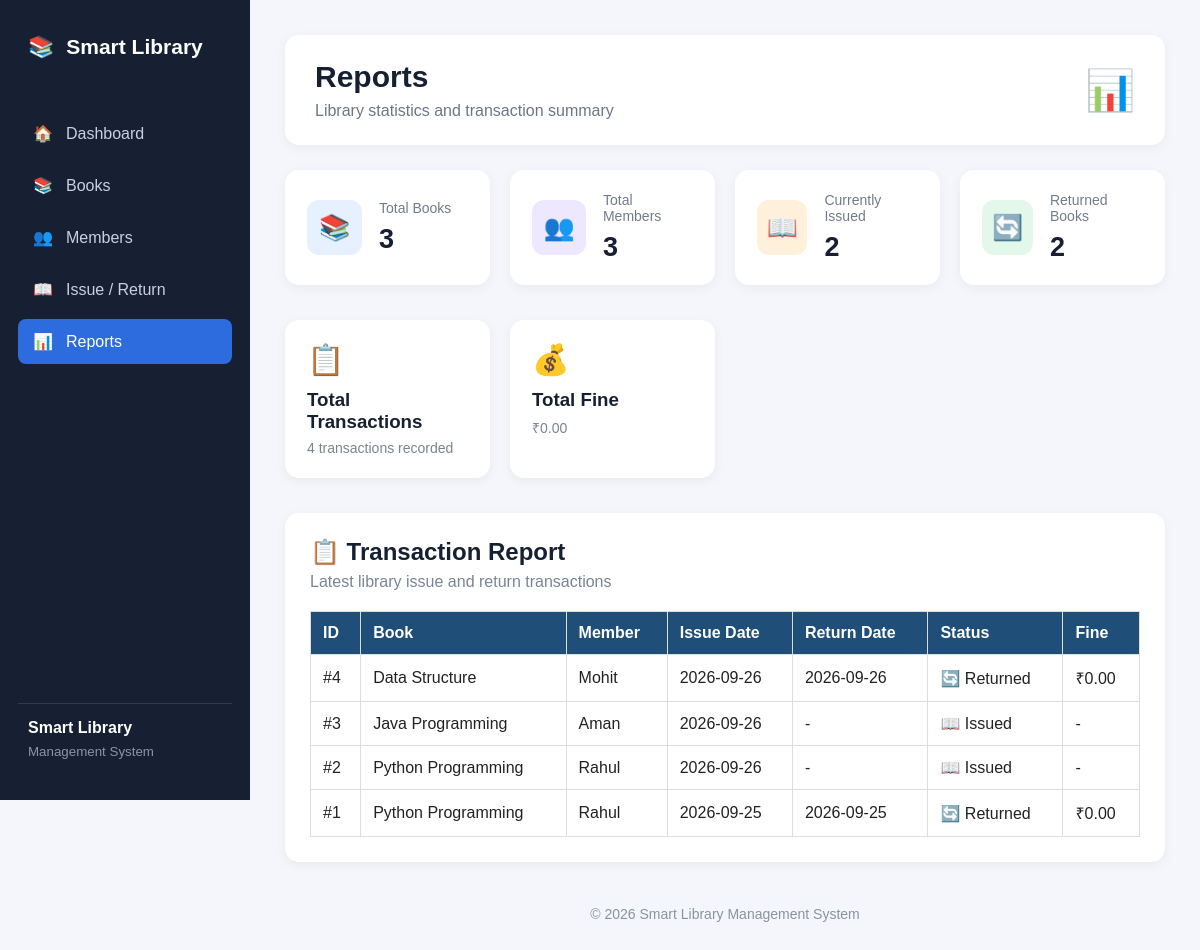
Page /reports on the committed database.
### tables this page shows
CREATE TABLE transactions (
            id INTEGER PRIMARY KEY AUTOINCREMENT,
            book_id INTEGER NOT NULL,
            member_id INTEGER NOT NULL,
            issue_date TEXT NOT NULL,
            return_date TEXT,
            status TEXT NOT NULL
        , fine REAL DEFAULT 0);

CREATE TABLE books (
            id INTEGER PRIMARY KEY AUTOINCREMENT,
            title TEXT NOT NULL,
            author TEXT NOT NULL
        );

CREATE TABLE members (
            id INTEGER PRIMARY KEY AUTOINCREMENT,
            name TEXT NOT NULL,
            email TEXT NOT NULL
        );

### app.py (the view)
@app.route("/reports")
def reports():
    conn = sqlite3.connect("library.db")
    cursor = conn.cursor()
    cursor.execute("SELECT COUNT(*) FROM books")
    total_books = cursor.fetchone()[0]
    cursor.execute("SELECT COUNT(*) FROM members")
    total_members = cursor.fetchone()[0]
    cursor.execute(
        "SELECT COUNT(*) FROM transactions WHERE status = 'Issued'"
    )
    issued_books = cursor.fetchone()[0]
    cursor.execute(
        "SELECT COUNT(*) FROM transactions WHERE status = 'Returned'"
    )
    returned_books = cursor.fetchone()[0]
    cursor.execute("SELECT COUNT(*) FROM transactions")
    total_transactions = cursor.fetchone()[0]
    cursor.execute("SELECT COALESCE(SUM(fine), 0) FROM transactions")
    total_fine = cursor.fetchone()[0]
    cursor.execute("""
        SELECT
            transactions.id,
            books.title,
            members.name,
            transactions.issue_date,
            transactions.return_date,
            transactions.status,
            transactions.fine
        FROM transactions
        JOIN books ON transactions.book_id = books.id
        JOIN members ON transactions.member_id = members.id
        ORDER BY transactions.id DESC
        LIMIT 10
    """)
    transactions = cursor.fetchall()
    conn.close()
    return render_template(
        "reports.html",
        total_books=total_books,
        total_members=total_members,
        issued_books=issued_books,
        returned_books=returned_books,
        total_transactions=total_transactions,
        total_fine=total_fine,
        transactions=transactions
    )

### templates/reports.html (shortened to what this page needs)
<!DOCTYPE html>
<html lang="en">
<head>
    <link rel="stylesheet" href="{{ url_for('static', filename='style.css') }}">
</head>
<body>
<div class="dashboard">
    <aside class="sidebar">
        <div class="logo">
            📚
            <span>Smart Library</span>
        </div>
        <nav class="sidebar-nav">
            <a href="/">
                🏠 <span>Dashboard</span>
            </a>
            <a href="/books">
                📚 <span>Books</span>
            </a>
            <a href="/members">
                👥 <span>Members</span>
            </a>
            <a href="/issue-return">
                📖 <span>Issue / Return</span>
            </a>
            <a href="/reports" class="active">
                📊 <span>Reports</span>
            </a>
        </nav>
        <div class="sidebar-bottom">
            <p>Smart Library</p>
            <small>Management System</small>
        </div>
    </aside>
    <main class="main-content">
        <div class="top-header">
            <div>
                <h1>Reports</h1>
                <p>Library statistics and transaction summary</p>
            </div>
            <div class="header-icon">
                📊
            </div>
        </div>
        <div class="stats-grid">
            <div class="stat-card">
                <div class="stat-icon blue">
                    📚
                </div>
                <div>
                    <h3>Total Books</h3>
                    <h2>{{ total_books }}</h2>
                </div>
            </div>
            <div class="stat-card">
                <div class="stat-icon purple">
                    👥
                </div>
                <div>
                    <h3>Total Members</h3>
                    <h2>{{ total_members }}</h2>
                </div>
            </div>
            <div class="stat-card">
                <div class="stat-icon orange">
                    📖
                </div>
                <div>
                    <h3>Currently Issued</h3>
                    <h2>{{ issued_books }}</h2>
                </div>
            </div>
            <div class="stat-card">
                <div class="stat-icon green">
                    🔄
                </div>
                <div>
                    <h3>Returned Books</h3>
                    <h2>{{ returned_books }}</h2>
                </div>
            </div>
        </div>
        <div class="quick-actions">
            <div class="action-card">
                <div>📋</div>
                <h3>Total Transactions</h3>
                <p>
                    {{ total_transactions }} transactions recorded
                </p>
            </div>
            <div class="action-card">
                <div>💰</div>
                <h3>Total Fine</h3>
                <p>
                    ₹{{ "%.2f"|format(total_fine) }}
                </p>
            </div>
        </div>
        <div class="content-card">
            <div class="card-header">
                <div>
                    <h2>📋 Transaction Report</h2>
                    <p>
                        Latest library issue and return transactions
                    </p>
                </div>
            </div>
            <div class="recent-books">
                <table>
                    <thead>
                        <tr>
                            <th>ID</th>
                            <th>Book</th>
                            <th>Member</th>
                            <th>Issue Date</th>
                            <th>Return Date</th>
                            <th>Status</th>
                            <th>Fine</th>
                        </tr>
                    </thead>
                    <tbody>
                        {% for transaction in transactions %}
                        <tr>
                            <td>
                                #{{ transaction[0] }}
                            </td>
                            <td>
                                {{ transaction[1] }}
                            </td>
                            <td>
                                {{ transaction[2] }}
                            </td>
                            <td>
                                {{ transaction[3] }}
                            </td>
                            <td>
                                {% if transaction[4] %}
                                    {{ transaction[4] }}
                                {% else %}
                                    -
                                {% endif %}
                            </td>
                            <td>
                                {% if transaction[5] == "Issued" %}
                                    <span class="status-issued">
                                        📖 Issued
                                    </span>
                                {% else %}
                                    <span class="status-returned">
                                        🔄 Returned
                                    </span>
                                {% endif %}
                            </td>
                            <td>
                                {% if transaction[5] == "Returned" %}
                                    ₹{{ "%.2f"|format(transaction[6]) }}
                                {% else %}
                                    -
                                {% endif %}
                            </td>
                        </tr>
                        {% else %}
                        <tr>
                            <td colspan="7">
                                No transactions found.
                            </td>
                        </tr>
                        {% endfor %}
                    </tbody>
                </table>
            </div>
        </div>
        <footer>
            <p>
                © 2026 Smart Library Management System
            </p>
        </footer>
    </main>
</div>
</body>
</html>

### static/style.css (style rules this page uses)
* { box-sizing: border-box; }
body { margin: 0; font-family: Arial, sans-serif; background: #f4f6fb; color: #222; }
table { width: 100%; background: white; border-collapse: collapse; margin-top: 20px; }
th, td { padding: 12px; border: 1px solid #ddd; text-align: left; }
th { background: #1f4e78; color: white; }
a { text-decoration: none; margin-right: 8px; }
nav { margin-top: 20px; margin-bottom: 15px; }
nav a { display: inline-block; background: white; color: #1f4e78; padding: 10px 15px; border-radius: 6px; margin-right: 8px; font-weight: bold; }
.dashboard { display: flex; min-height: 100vh; }
.sidebar { width: 250px; min-height: 100vh; background: #172033; color: white; padding: 25px 18px; position: fixed; left: 0; top: 0; display: flex; flex-direction: column; }
.logo { display: flex; align-items: center; gap: 12px; font-size: 21px; font-weight: bold; padding: 10px; margin-bottom: 35px; }
.logo:first-letter { font-size: 28px; }
.sidebar-nav { margin: 0; padding: 0; }
.sidebar-nav a { display: flex; align-items: center; gap: 13px; color: #c9d1df; background: transparent; padding: 13px 15px; margin: 7px 0; border-radius: 8px; font-weight: normal; transition: 0.2s; }
.sidebar-nav a.active { background: #2d6cdf; color: white; }
.sidebar-bottom { margin-top: auto; padding: 15px 10px; border-top: 1px solid #303b50; color: #aeb8c8; }
.sidebar-bottom p { margin: 0 0 5px; font-weight: bold; color: white; }
.sidebar-bottom small { color: #8995a8; }
.main-content { margin-left: 250px; width: calc(100% - 250px); padding: 35px; }
.top-header { display: flex; justify-content: space-between; align-items: center; background: white; padding: 25px 30px; border-radius: 14px; margin-bottom: 25px; box-shadow: 0 3px 12px rgba(0, 0, 0, 0.05); }
.top-header h1 { margin: 0 0 8px; font-size: 30px; color: #172033; }
.top-header p { margin: 0; color: #6d7685; }
.header-icon { font-size: 40px; }
.stats-grid { display: grid; grid-template-columns: repeat(4, 1fr); gap: 20px; margin-bottom: 35px; }
.stat-card { background: white; padding: 22px; border-radius: 14px; display: flex; align-items: center; gap: 17px; box-shadow: 0 3px 12px rgba(0, 0, 0, 0.05); }
.stat-icon { width: 55px; height: 55px; border-radius: 12px; display: flex; align-items: center; justify-content: center; font-size: 25px; }
.stat-icon.blue { background: #e7f0ff; }
.stat-icon.purple { background: #eee8ff; }
.stat-icon.orange { background: #fff0dc; }
.stat-icon.green { background: #e3f8eb; }
.stat-card h3 { margin: 0 0 8px; font-size: 14px; color: #727b8b; font-weight: normal; }
.stat-card h2 { margin: 0; font-size: 27px; color: #172033; }
.quick-actions { display: grid; grid-template-columns: repeat(4, 1fr); gap: 20px; margin-bottom: 35px; }
.action-card { background: white; padding: 22px; border-radius: 14px; color: #222; margin: 0; box-shadow: 0 3px 12px rgba(0, 0, 0, 0.05); transition: 0.2s; }
.action-card > div { font-size: 30px; margin-bottom: 12px; }
.action-card h3 { margin: 0 0 7px; color: #172033; }
.action-card p { margin: 0; color: #7b8493; font-size: 14px; }
.content-card { background: white; padding: 25px; border-radius: 14px; box-shadow: 0 3px 12px rgba(0, 0, 0, 0.05); }
.card-header h2 { margin: 0 0 7px; color: #172033; }
.card-header p { margin: 0; color: #7b8493; }
footer { text-align: center; color: #8a93a2; padding: 30px 0 10px; font-size: 14px; }
.card-header { display: flex; justify-content: space-between; align-items: center; }

### rows in the picture
transactions: status "🔄 Returned", fine "0.00"
transactions: status "📖 Issued"
transactions: status "📖 Issued"
transactions: status "🔄 Returned", fine "0.00"

### other values in the picture
{{ total_books }} "3"
{{ total_members }} "3"
{{ issued_books }} "2"
{{ returned_books }} "2"
{{ total_transactions }} "4"
{{ "%.2f"|format(total_fine) }} "0.00"
